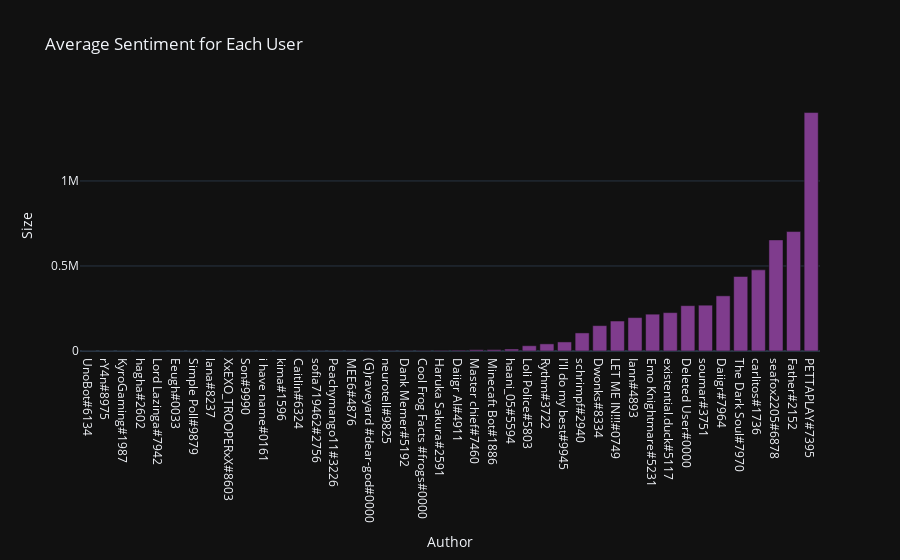

Notebook code for this chart:
### Code cell
import plotly.express as px

df = pd.DataFrame(shittypeople, columns = ['Author','Size'])
df.sort_values(by=['Size'], inplace=True)

fig = px.bar(df, x='Author', y='Size',
                template = "plotly_dark",
                color_discrete_sequence=px.colors.qualitative.Bold, title='Average Sentiment for Each User')
fig.show()

### Figure 1 — Plotly figure (JSON) as saved in the notebook; plotly's stock layout.template omitted (floating-point values rounded to 4 significant figures)
{"data": [{"alignmentgroup": "True", "hovertemplate": "Author=%{x}<br>Size=%{y}<extra></extra>", "legendgroup": "", "marker": {"color": "rgb(127, 60, 141)", "pattern": {"shape": ""}}, "name": "", "offsetgroup": "", "orientation": "v", "showlegend": false, "textposition": "auto", "type": "bar", "x": ["UnoBot#6134", "rY4n#8975", "KyroGaming#1987", "hagha#2602", "Lord Lazinga#7942", "Eeugh#0033", "Simple Poll#9879", "lana#8237", "XxEXO_TROOPERxX#8603", "Son#9990", "i have name#0161", "kima#1596", "Caitlin#6324", "sofia719462#2756", "Peachymango11#3226", "MEE6#4876", "(G)raveyard #dear-god#0000", "neurotell#9825", "Dank Memer#5192", "Cool Frog Facts #frogs#0000", "Haruka Sakura#2591", "Daiigr AI#4911", "Master chief#7460", "Minecaft Bot#1886", "haani_05#5594", "Loli Police#5803", "Rythm#3722", "I'll do my best#9945", "schrimpf#2940", "Dwonks#8334", "LET ME IN!!!#0749", "Iann#4893", "Emo Knightmare#5231", "existential.duck#5117", "Deleted User#0000", "soumar#3751", "Daiigr#7964", "The Dark Soul#7970", "carlitos#1736", "seafox2205#6878", "Father#2152", "PETTAPLAY#7395"], "xaxis": "x", "y": [18, 20, 41, 73, 97, 105, 113, 140, 166, 344, 472, 516, 589, 739, 901, 1289, 1391, 1412, 1435, 2447, 3493, 4617, 7660, 8359, 11812, 31055, 41893, 53317, 106346, 149145, 176232, 196510, 216569, 225664, 266713, 269466, 324422, 438301, 477115, 653330, 702457, 1402278], "yaxis": "y"}], "layout": {"barmode": "relative", "legend": {"tracegroupgap": 0}, "title": {"text": "Average Sentiment for Each User"}, "xaxis": {"anchor": "y", "domain": [0, 1], "title": {"text": "Author"}}, "yaxis": {"anchor": "x", "domain": [0, 1], "title": {"text": "Size"}}}}
